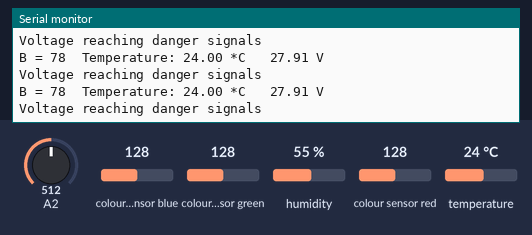
The sketch below on a simulated Arduino Uno, built with avr-gcc and run on an emulated ATmega328P. On the bench: the last lines printed to the serial monitor. Wiring (inferred from the names in the program): TCS3200 colour sensor: output pin 8; S2 pin 6; S3 pin 7; S0 pin 4; S1 pin 5. The test bench sets the inputs (shaded band); at power-on: A2 = 512, colour sensor blue 128, colour sensor green 128, humidity 55 %, colour sensor red 128, temperature 24 °C.

Above: at 7.3 s.
7.4 s: A2 set to 191
At 8.63 s:
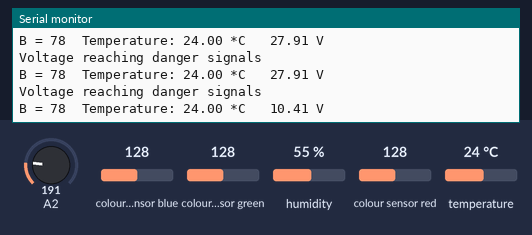
8.9 s: A2 set to 168
At 11.7 s:
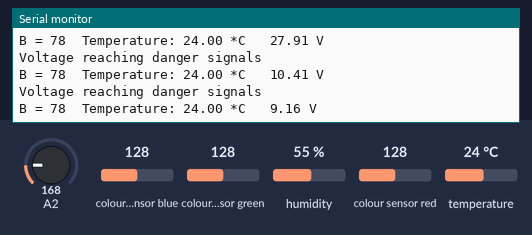
Timing chart, 0 to 12.9 s (numbered marks = the images above; inputs shaded):
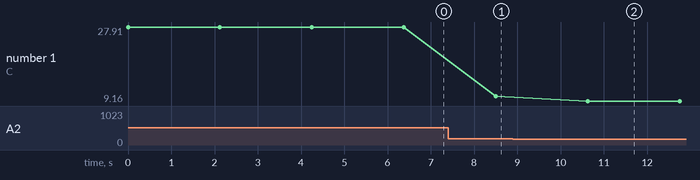

Measured:
- after the input at 7.4 s, the serial monitor: prints a new line after 1.1 s (image 1)
- after the input at 8.9 s, the serial monitor: prints a new line after 1.7 s (image 2)
- plotted number 1: 27.91 → 10.41 after the input at 7.4 s, 10.41 → 9.16 after the input at 8.9 s

The sketch:

project_btp_main.ino
```cpp
#include <DHT.h>

#define NUM_SAMPLES 10

#define S0 4
#define S1 5
#define S2 6
#define S3 7
#define sensorOut 8

#define DHTPIN 2
#define DHTTYPE DHT11

int blueFrequency = 0;
int blueColor = 0;

int sum = 0;
unsigned char sample_count = 0;
float voltage = 0.0;

DHT dht(DHTPIN, DHTTYPE);

void setup() {
  pinMode(S0, OUTPUT);
  pinMode(S1, OUTPUT);
  pinMode(S2, OUTPUT);
  pinMode(S3, OUTPUT);
  pinMode(sensorOut, INPUT);
  digitalWrite(S0,HIGH);
  digitalWrite(S1,LOW);

  dht.begin();

  Serial.begin(9600);

}

void loop() {
  digitalWrite(S2,LOW);
  digitalWrite(S3,HIGH);
  blueFrequency = pulseIn(sensorOut, LOW);
  blueColor = map(blueFrequency, -400, 232, 255, 0);
  Serial.print("B = ");
  Serial.print(blueColor);
  Serial.print("\t");

  float t = dht.readTemperature();
  if (isnan(t)) {
    Serial.println("Failed to read from DHT sensor!");
    return;
  }
  Serial.print("Temperature: ");
  Serial.print(t);
  Serial.print(" *C\t ");

  while (sample_count < NUM_SAMPLES) {
        sum += analogRead(A2);
        sample_count++;
        delay(10);
    }
  voltage = ((float)sum / (float)NUM_SAMPLES * 5.015) / 1024.0;
  float ans = voltage * 11.132;
  Serial.print(ans);
  Serial.println (" V");
  sample_count = 0;
  sum = 0;

  if (blueColor <= 30)
  {
    Serial.println("Change breather of the transformer");
  }
  if (ans >= 10.000)
  {
    Serial.println("Voltage reaching danger signals");
  }
  if (t > 30.00)
  {
    Serial.println("Heat is increasing, might wanna cool it down.");
  }
  delay(2000);
}
```
